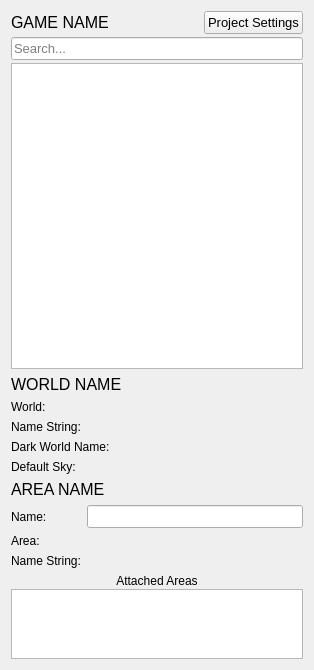
<?xml version="1.0" encoding="UTF-8"?>
<ui version="4.0">
 <class>CWorldInfoSidebar</class>
 <widget class="QWidget" name="CWorldInfoSidebar">
  <property name="geometry">
   <rect>
    <x>0</x>
    <y>0</y>
    <width>314</width>
    <height>670</height>
   </rect>
  </property>
  <property name="windowTitle">
   <string>Form</string>
  </property>
  <layout class="QVBoxLayout" name="verticalLayout">
   <item>
    <widget class="QWidget" name="ProjectInfoWidget" native="true">
     <layout class="QVBoxLayout" name="verticalLayout_2">
      <property name="spacing">
       <number>3</number>
      </property>
      <property name="leftMargin">
       <number>0</number>
      </property>
      <property name="topMargin">
       <number>0</number>
      </property>
      <property name="rightMargin">
       <number>0</number>
      </property>
      <property name="bottomMargin">
       <number>0</number>
      </property>
      <item>
       <layout class="QHBoxLayout" name="horizontalLayout">
        <item>
         <widget class="QLabel" name="GameNameLabel">
          <property name="sizePolicy">
           <sizepolicy hsizetype="Expanding" vsizetype="Preferred">
            <horstretch>0</horstretch>
            <verstretch>0</verstretch>
           </sizepolicy>
          </property>
          <property name="font">
           <font>
            <pointsize>12</pointsize>
           </font>
          </property>
          <property name="text">
           <string>GAME NAME</string>
          </property>
         </widget>
        </item>
        <item>
         <widget class="QPushButton" name="ProjectSettingsButton">
          <property name="font">
           <font>
            <pointsize>10</pointsize>
           </font>
          </property>
          <property name="text">
           <string>Project Settings</string>
          </property>
         </widget>
        </item>
       </layout>
      </item>
      <item>
       <widget class="CTimedLineEdit" name="AreaSearchLineEdit">
        <property name="font">
         <font>
          <pointsize>10</pointsize>
         </font>
        </property>
        <property name="text">
         <string/>
        </property>
        <property name="placeholderText">
         <string>Search...</string>
        </property>
        <property name="clearButtonEnabled">
         <bool>true</bool>
        </property>
       </widget>
      </item>
      <item>
       <widget class="QTreeView" name="WorldTreeView">
        <property name="sizePolicy">
         <sizepolicy hsizetype="Expanding" vsizetype="Expanding">
          <horstretch>0</horstretch>
          <verstretch>1</verstretch>
         </sizepolicy>
        </property>
        <property name="font">
         <font>
          <pointsize>10</pointsize>
         </font>
        </property>
        <property name="editTriggers">
         <set>QAbstractItemView::NoEditTriggers</set>
        </property>
        <property name="alternatingRowColors">
         <bool>true</bool>
        </property>
        <property name="verticalScrollMode">
         <enum>QAbstractItemView::ScrollPerPixel</enum>
        </property>
        <property name="indentation">
         <number>15</number>
        </property>
        <property name="sortingEnabled">
         <bool>true</bool>
        </property>
        <property name="headerHidden">
         <bool>false</bool>
        </property>
       </widget>
      </item>
     </layout>
    </widget>
   </item>
   <item>
    <widget class="QWidget" name="WorldInfoWidget" native="true">
     <layout class="QVBoxLayout" name="verticalLayout_3">
      <property name="leftMargin">
       <number>0</number>
      </property>
      <property name="topMargin">
       <number>0</number>
      </property>
      <property name="rightMargin">
       <number>0</number>
      </property>
      <property name="bottomMargin">
       <number>0</number>
      </property>
      <item>
       <widget class="QLabel" name="WorldNameLabel">
        <property name="font">
         <font>
          <pointsize>12</pointsize>
         </font>
        </property>
        <property name="text">
         <string>WORLD NAME</string>
        </property>
       </widget>
      </item>
      <item>
       <layout class="QFormLayout" name="WorldInfoFormLayout">
        <item row="0" column="0">
         <widget class="QLabel" name="WorldLabel">
          <property name="font">
           <font>
            <pointsize>9</pointsize>
           </font>
          </property>
          <property name="text">
           <string>World:</string>
          </property>
         </widget>
        </item>
        <item row="0" column="1">
         <widget class="CResourceSelector" name="WorldSelector" native="true"/>
        </item>
        <item row="1" column="0">
         <widget class="QLabel" name="WorldNameStringLabel">
          <property name="font">
           <font>
            <pointsize>9</pointsize>
           </font>
          </property>
          <property name="text">
           <string>Name String:</string>
          </property>
         </widget>
        </item>
        <item row="1" column="1">
         <widget class="CResourceSelector" name="WorldNameSelector" native="true"/>
        </item>
        <item row="2" column="0">
         <widget class="QLabel" name="DarkWorldNameStringLabel">
          <property name="font">
           <font>
            <pointsize>9</pointsize>
           </font>
          </property>
          <property name="text">
           <string>Dark World Name:</string>
          </property>
         </widget>
        </item>
        <item row="2" column="1">
         <widget class="CResourceSelector" name="DarkWorldNameSelector" native="true"/>
        </item>
        <item row="3" column="0">
         <widget class="QLabel" name="WorldSkyLabel">
          <property name="font">
           <font>
            <pointsize>9</pointsize>
           </font>
          </property>
          <property name="text">
           <string>Default Sky:</string>
          </property>
         </widget>
        </item>
        <item row="3" column="1">
         <widget class="CResourceSelector" name="SkySelector" native="true"/>
        </item>
       </layout>
      </item>
     </layout>
    </widget>
   </item>
   <item>
    <widget class="QWidget" name="AreaInfoWidget" native="true">
     <layout class="QVBoxLayout" name="verticalLayout_5">
      <property name="leftMargin">
       <number>0</number>
      </property>
      <property name="topMargin">
       <number>0</number>
      </property>
      <property name="rightMargin">
       <number>0</number>
      </property>
      <property name="bottomMargin">
       <number>0</number>
      </property>
      <item>
       <widget class="QLabel" name="AreaNameLabel">
        <property name="font">
         <font>
          <pointsize>12</pointsize>
         </font>
        </property>
        <property name="text">
         <string>AREA NAME</string>
        </property>
       </widget>
      </item>
      <item>
       <layout class="QFormLayout" name="AreaInfoFormLayout">
        <item row="0" column="0">
         <widget class="QLabel" name="AreaInternalNameLabel">
          <property name="font">
           <font>
            <pointsize>9</pointsize>
           </font>
          </property>
          <property name="text">
           <string>Name:</string>
          </property>
         </widget>
        </item>
        <item row="0" column="1">
         <widget class="QLineEdit" name="AreaNameLineEdit">
          <property name="font">
           <font>
            <pointsize>10</pointsize>
           </font>
          </property>
         </widget>
        </item>
        <item row="1" column="0">
         <widget class="QLabel" name="AreaLabel">
          <property name="font">
           <font>
            <pointsize>9</pointsize>
           </font>
          </property>
          <property name="text">
           <string>Area:</string>
          </property>
         </widget>
        </item>
        <item row="1" column="1">
         <widget class="CResourceSelector" name="AreaSelector" native="true"/>
        </item>
        <item row="2" column="0">
         <widget class="QLabel" name="AreaNameStringLabel">
          <property name="font">
           <font>
            <pointsize>9</pointsize>
           </font>
          </property>
          <property name="text">
           <string>Name String:</string>
          </property>
         </widget>
        </item>
        <item row="2" column="1">
         <widget class="CResourceSelector" name="AreaNameSelector" native="true"/>
        </item>
       </layout>
      </item>
      <item>
       <layout class="QVBoxLayout" name="verticalLayout_4">
        <property name="spacing">
         <number>1</number>
        </property>
        <item>
         <widget class="QLabel" name="AttachedAreasLabel">
          <property name="font">
           <font>
            <pointsize>9</pointsize>
           </font>
          </property>
          <property name="text">
           <string>Attached Areas</string>
          </property>
          <property name="alignment">
           <set>Qt::AlignCenter</set>
          </property>
         </widget>
        </item>
        <item>
         <widget class="QListWidget" name="AttachedAreasList">
          <property name="sizePolicy">
           <sizepolicy hsizetype="Expanding" vsizetype="Fixed">
            <horstretch>0</horstretch>
            <verstretch>0</verstretch>
           </sizepolicy>
          </property>
          <property name="maximumSize">
           <size>
            <width>16777215</width>
            <height>70</height>
           </size>
          </property>
          <property name="alternatingRowColors">
           <bool>true</bool>
          </property>
          <property name="verticalScrollMode">
           <enum>QAbstractItemView::ScrollPerPixel</enum>
          </property>
          <property name="horizontalScrollMode">
           <enum>QAbstractItemView::ScrollPerPixel</enum>
          </property>
         </widget>
        </item>
       </layout>
      </item>
     </layout>
    </widget>
   </item>
  </layout>
 </widget>
 <customwidgets>
  <customwidget>
   <class>CTimedLineEdit</class>
   <extends>QLineEdit</extends>
   <header>Editor/Widgets/CTimedLineEdit.h</header>
  </customwidget>
  <customwidget>
   <class>CResourceSelector</class>
   <extends>QWidget</extends>
   <header>Editor/Widgets/CResourceSelector.h</header>
   <container>1</container>
  </customwidget>
 </customwidgets>
 <resources/>
 <connections/>
</ui>
